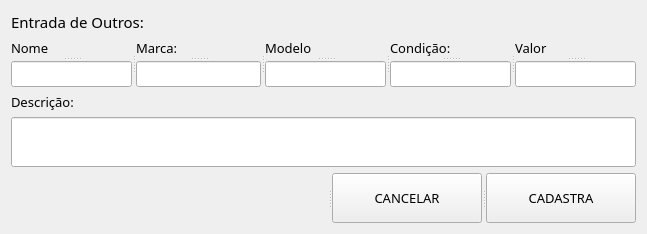
      <widget class="QWidget" name="pageOutros">
       <layout class="QVBoxLayout" name="verticalLayout_13">
        <item>
         <widget class="QLabel" name="label_847">
          <property name="sizePolicy">
           <sizepolicy hsizetype="Preferred" vsizetype="Maximum">
            <horstretch>0</horstretch>
            <verstretch>0</verstretch>
           </sizepolicy>
          </property>
          <property name="font">
           <font>
            <family>Asap</family>
            <pointsize>11</pointsize>
           </font>
          </property>
          <property name="text">
           <string>Entrada de Outros:</string>
          </property>
         </widget>
        </item>
        <item>
         <widget class="QSplitter" name="splitter_27">
          <property name="orientation">
           <enum>Qt::Horizontal</enum>
          </property>
          <widget class="QSplitter" name="splitter_925">
           <property name="orientation">
            <enum>Qt::Vertical</enum>
           </property>
           <widget class="QLabel" name="label_848">
            <property name="font">
             <font>
              <family>Asap</family>
              <pointsize>10</pointsize>
             </font>
            </property>
            <property name="text">
             <string>Nome</string>
            </property>
           </widget>
           <widget class="QLineEdit" name="ouNome">
            <property name="font">
             <font>
              <family>Asap</family>
              <pointsize>10</pointsize>
             </font>
            </property>
            <property name="maxLength">
             <number>25</number>
            </property>
            <property name="placeholderText">
             <string/>
            </property>
           </widget>
          </widget>
          <widget class="QSplitter" name="splitter_26">
           <property name="orientation">
            <enum>Qt::Vertical</enum>
           </property>
           <widget class="QLabel" name="label_849">
            <property name="font">
             <font>
              <family>Asap</family>
              <pointsize>10</pointsize>
             </font>
            </property>
            <property name="text">
             <string>Marca:</string>
            </property>
           </widget>
           <widget class="QLineEdit" name="ouMarca">
            <property name="sizePolicy">
             <sizepolicy hsizetype="Minimum" vsizetype="Fixed">
              <horstretch>5</horstretch>
              <verstretch>0</verstretch>
             </sizepolicy>
            </property>
            <property name="maximumSize">
             <size>
              <width>150</width>
              <height>16777215</height>
             </size>
            </property>
            <property name="font">
             <font>
              <family>Asap</family>
              <pointsize>10</pointsize>
             </font>
            </property>
            <property name="maxLength">
             <number>25</number>
            </property>
            <property name="placeholderText">
             <string/>
            </property>
           </widget>
          </widget>
          <widget class="QSplitter" name="splitter_928">
           <property name="orientation">
            <enum>Qt::Vertical</enum>
           </property>
           <widget class="QLabel" name="label_851">
            <property name="font">
             <font>
              <family>Asap</family>
              <pointsize>10</pointsize>
             </font>
            </property>
            <property name="text">
             <string>Modelo</string>
            </property>
           </widget>
           <widget class="QLineEdit" name="ouModelo">
            <property name="font">
             <font>
              <family>Asap</family>
              <pointsize>10</pointsize>
             </font>
            </property>
            <property name="maxLength">
             <number>3</number>
            </property>
            <property name="placeholderText">
             <string/>
            </property>
           </widget>
          </widget>
          <widget class="QSplitter" name="splitter_929">
           <property name="orientation">
            <enum>Qt::Vertical</enum>
           </property>
           <widget class="QLabel" name="label_852">
            <property name="font">
             <font>
              <family>Asap</family>
              <pointsize>10</pointsize>
             </font>
            </property>
            <property name="text">
             <string>Condição:</string>
            </property>
           </widget>
           <widget class="QLineEdit" name="ouCondicao">
            <property name="font">
             <font>
              <family>Asap</family>
              <pointsize>10</pointsize>
             </font>
            </property>
            <property name="maxLength">
             <number>5</number>
            </property>
            <property name="placeholderText">
             <string/>
            </property>
           </widget>
          </widget>
          <widget class="QSplitter" name="splitter_930">
           <property name="orientation">
            <enum>Qt::Vertical</enum>
           </property>
           <widget class="QLabel" name="label_853">
            <property name="font">
             <font>
              <family>Asap</family>
              <pointsize>10</pointsize>
             </font>
            </property>
            <property name="text">
             <string>Valor</string>
            </property>
           </widget>
           <widget class="QLineEdit" name="ouValor">
            <property name="font">
             <font>
              <family>Asap</family>
              <pointsize>10</pointsize>
             </font>
            </property>
            <property name="maxLength">
             <number>5</number>
            </property>
            <property name="placeholderText">
             <string/>
            </property>
           </widget>
          </widget>
         </widget>
        </item>
        <item>
         <widget class="QLabel" name="label_854">
          <property name="font">
           <font>
            <family>Asap</family>
            <pointsize>10</pointsize>
           </font>
          </property>
          <property name="text">
           <string>Descrição:</string>
          </property>
         </widget>
        </item>
        <item>
         <widget class="QLineEdit" name="ouDescricao">
          <property name="sizePolicy">
           <sizepolicy hsizetype="Expanding" vsizetype="Minimum">
            <horstretch>0</horstretch>
            <verstretch>1</verstretch>
           </sizepolicy>
          </property>
          <property name="minimumSize">
           <size>
            <width>0</width>
            <height>50</height>
           </size>
          </property>
          <property name="font">
           <font>
            <family>Asap</family>
            <pointsize>10</pointsize>
           </font>
          </property>
          <property name="text">
           <string/>
          </property>
          <property name="alignment">
           <set>Qt::AlignLeading|Qt::AlignLeft|Qt::AlignTop</set>
          </property>
          <property name="dragEnabled">
           <bool>false</bool>
          </property>
         </widget>
        </item>
        <item>
         <widget class="QSplitter" name="splitter_931">
          <property name="orientation">
           <enum>Qt::Horizontal</enum>
          </property>
          <widget class="QLabel" name="label_Outro">
           <property name="font">
            <font>
             <pointsize>9</pointsize>
            </font>
           </property>
           <property name="styleSheet">
            <string notr="true">color: rgb(255, 0, 0);</string>
           </property>
           <property name="text">
            <string/>
           </property>
          </widget>
          <widget class="QPushButton" name="pushButtonCancelarOutro">
           <property name="sizePolicy">
            <sizepolicy hsizetype="Minimum" vsizetype="Fixed">
             <horstretch>1</horstretch>
             <verstretch>0</verstretch>
            </sizepolicy>
           </property>
           <property name="minimumSize">
            <size>
             <width>150</width>
             <height>50</height>
            </size>
           </property>
           <property name="maximumSize">
            <size>
             <width>150</width>
             <height>80</height>
            </size>
           </property>
           <property name="font">
            <font>
             <family>Asap</family>
             <pointsize>10</pointsize>
            </font>
           </property>
           <property name="text">
            <string>CANCELAR</string>
           </property>
          </widget>
          <widget class="QPushButton" name="pushButtonCadastraOutro">
           <property name="sizePolicy">
            <sizepolicy hsizetype="Minimum" vsizetype="Fixed">
             <horstretch>1</horstretch>
             <verstretch>0</verstretch>
            </sizepolicy>
           </property>
           <property name="minimumSize">
            <size>
             <width>0</width>
             <height>50</height>
            </size>
           </property>
           <property name="maximumSize">
            <size>
             <width>150</width>
             <height>80</height>
            </size>
           </property>
           <property name="font">
            <font>
             <family>Asap</family>
             <pointsize>10</pointsize>
            </font>
           </property>
           <property name="text">
            <string>CADASTRA</string>
           </property>
          </widget>
         </widget>
        </item>
       </layout>
      </widget>
